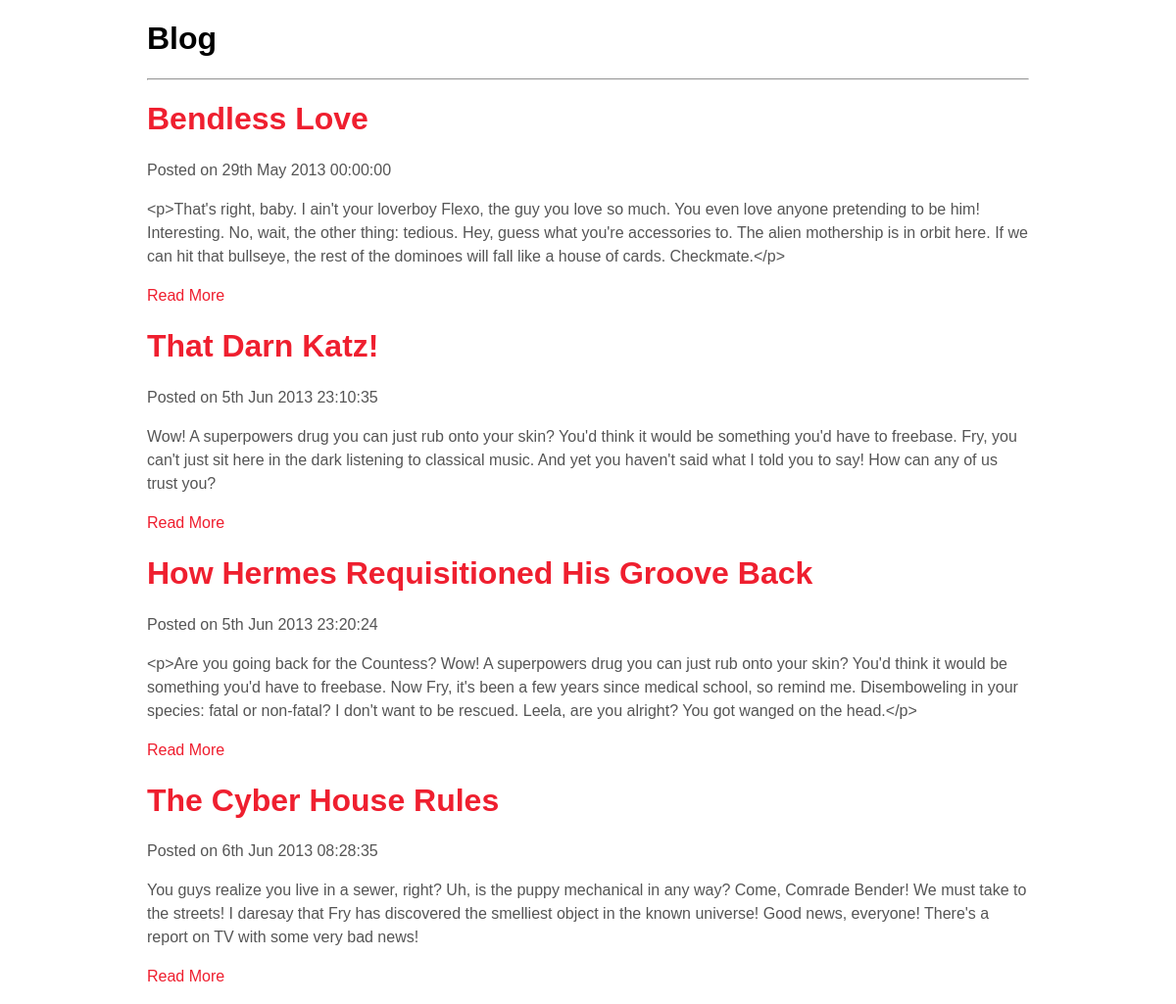
The page / on the database its author committed.
### tables this page shows
CREATE TABLE IF NOT EXISTS `blog_posts` (
  `id` int(11) UNSIGNED NOT NULL AUTO_INCREMENT,
  `author` tinytext NOT NULL,
  `postTitle` varchar(255) DEFAULT NULL,
  `postDesc` text,
  `postCont` text,
  `postDate` datetime DEFAULT NULL,
  PRIMARY KEY (`id`)
);

### includes/core/init.php (called while the page is built, shortened)
<?php
	spl_autoload_register(function($class) {
    $path = $_SERVER['DOCUMENT_ROOT'];
	});
?>

### includes/classes/Config.php (called while the page is built)
<?php
  class Config
  {
    public static function get($path = null)
    {
      if($path)
      {
        $config = $GLOBALS['config'];
        $path = explode('/', $path);
        foreach ($path as $bit) {
          if (isset($config[$bit])) {
            $config = $config[$bit];
          }
          else{
            return false;
          }
        }
        return $config;
      }
    }
  }
?>

### includes/classes/DB.php (called while the page is built, shortened)
<?php
class DB {
  private static $_instance =  null;
  private $_pdo, $_query, $_error = false, $_results, $_count=0;
  private function __construct() {
    try{
      $this->_pdo = new PDO('mysql:host='. Config::get('mysql/host') .';dbname='. Config::get('mysql/db'),Config::get('mysql/username'), Config::get('mysql/password'));
      $this->_pdo->setAttribute(PDO::ATTR_ERRMODE, PDO::ERRMODE_EXCEPTION);
    }
    catch(PDOExecption $e){
      echo 'Something was wrong with the connection';
      die($e->getMessage());
    }
  }
  public static function getInstance() {
    if(!isset(self::$_instance)) {
      self::$_instance = new DB();
    }
    return self::$_instance;
  }
  public function query($sql, $params = array()) {
    $this->_error = false;
    if ($this->_query = $this->_pdo->prepare($sql)) {
      if($this->_query->execute()) {
        $this->_results = $this->_query->fetchAll();
      }
      else {
        $this->_error = true;
      }
    }
    return $this;
  }
  public function action($action, $table, $where = array()) {
    if(count($where)) {
      if(count($where) === 3) {
        $operators = array('=', '>', '<', '>=', '<=');
        $field = $where[0];
        $operator = $where[1];
        $value = $where[2];
        if(in_array($operator, $operators))
        {
          $sql = "{$action} FROM {$table} WHERE {$field} {$operator} ?";
          if (!$this->query($sql, array($value))->error()) {
            return $this;
          }
          else {
            return false;
          }
        }
      }
    }
    else {
				$sql = "{$action} FROM {$table}";
				if (!$this->query($sql)->error()) {
					return $this;
				}
				else {
					return false;
				}
			}
  }
  public function get($table, $where = array()) {
			if(count($where)) {
				return $this->action('SELECT *', $table, $where);
			}
			else {
				return $this->action('SELECT *', $table);
			}
		}
  public function error() {
    return $this->_error;
  }
}
?>

### includes/classes/Blog.php (called while the page is built, shortened)
<?php
  class Blog {
    private $_db, $_data;
    public function __construct() {
      $this->_db = DB::getInstance();
    }
    public function get($table, $where = array()) {
      if(count($where)) {
        $this->_data = $this->_db->get($table, $where);
      }
      else {
        $this->_data = $this->_db->get($table);
      }
      $this->_data = $this->_data->results();
      return $this->data();
    }
    public function data() {
      if(count($this->_data) == 1) {
        $this->_data[0]['postDesc'] = htmlspecialchars_decode($this->_data[0]['postDesc']);
        $this->_data[0]['postCont'] = htmlspecialchars_decode($this->_data[0]['postCont']);
        return $this->_data[0];
      } else {
        foreach ($this->_data as $post) {
          $post['postDesc'] = htmlspecialchars_decode($post['postDesc']);
        }
        return $this->_data;
      }
    }
  }
?>

### index.php (the view, shortened to what this page needs)
<?php
  require_once('includes/core/init.php');
?>
<!DOCTYPE html>
<html lang="en">
<head>
    <link rel="stylesheet" href="style/normalize.css">
    <link rel="stylesheet" href="style/main.css">
</head>
<body>
	<div id="wrapper">
      <h1>Blog</h1>
  		<hr />
  		<?php
        $blog = new Blog();
        $blog->get('blog_posts');
          foreach ($blog->data() as $results) {
  					echo '<div>';
  					echo '<h1><a href="viewpost.php?id='.$results['id'].'">'.$results['postTitle'].'</a></h1>';
  				  echo '<p>Posted on '.date('jS M Y H:i:s', strtotime($results['postDate'])).'</p>';
  					echo '<p>'.$results['postDesc'].'</p>';
  					echo '<p><a href="viewpost.php?id='.$results['id'].'">Read More</a></p>';
  					echo '</div>';
  				}
  		?>
	</div>
</body>
</html>

### style/main.css (style rules this page uses)
#wrapper { margin:auto; width:900px; }
p,li { color: #555555; font-size: 16px; line-height: 1.5em; }
a { color: #EF1F2F; text-decoration: none; }

### rows shown on the page
blog_posts: postTitle "Bendless Love", postDate "29th May 2013 00:00:00", postDesc "<p>That's right, baby. I ain't your loverboy Flexo, the guy you love so much. You even love anyone pretending to be him! Interesting. No, wait, the other thing: tedious. Hey, guess what you're accessories to. The alien mothership is in orbit here. If we can hit that bullseye, the rest of the dominoes will fall like a house of cards. Checkmate.</p>"
blog_posts: postTitle "That Darn Katz!", postDate "5th Jun 2013 23:10:35", postDesc "Wow! A superpowers drug you can just rub onto your skin? You'd think it would be something you'd have to freebase. Fry, you can't just sit here in the dark listening to classical music. And yet you haven't said what I told you to say! How can any of us trust you?"
blog_posts: postTitle "How Hermes Requisitioned His Groove Back", postDate "5th Jun 2013 23:20:24", postDesc "<p>Are you going back for the Countess? Wow! A superpowers drug you can just rub onto your skin? You'd think it would be something you'd have to freebase. Now Fry, it's been a few years since medical school, so remind me. Disemboweling in your species: fatal or non-fatal? I don't want to be rescued. Leela, are you alright? You got wanged on the head.</p>"
blog_posts: postTitle "The Cyber House Rules", postDate "6th Jun 2013 08:28:35", postDesc "You guys realize you live in a sewer, right? Uh, is the puppy mechanical in any way? Come, Comrade Bender! We must take to the streets! I daresay that Fry has discovered the smelliest object in the known universe! Good news, everyone! There's a report on TV with some very bad news!"
